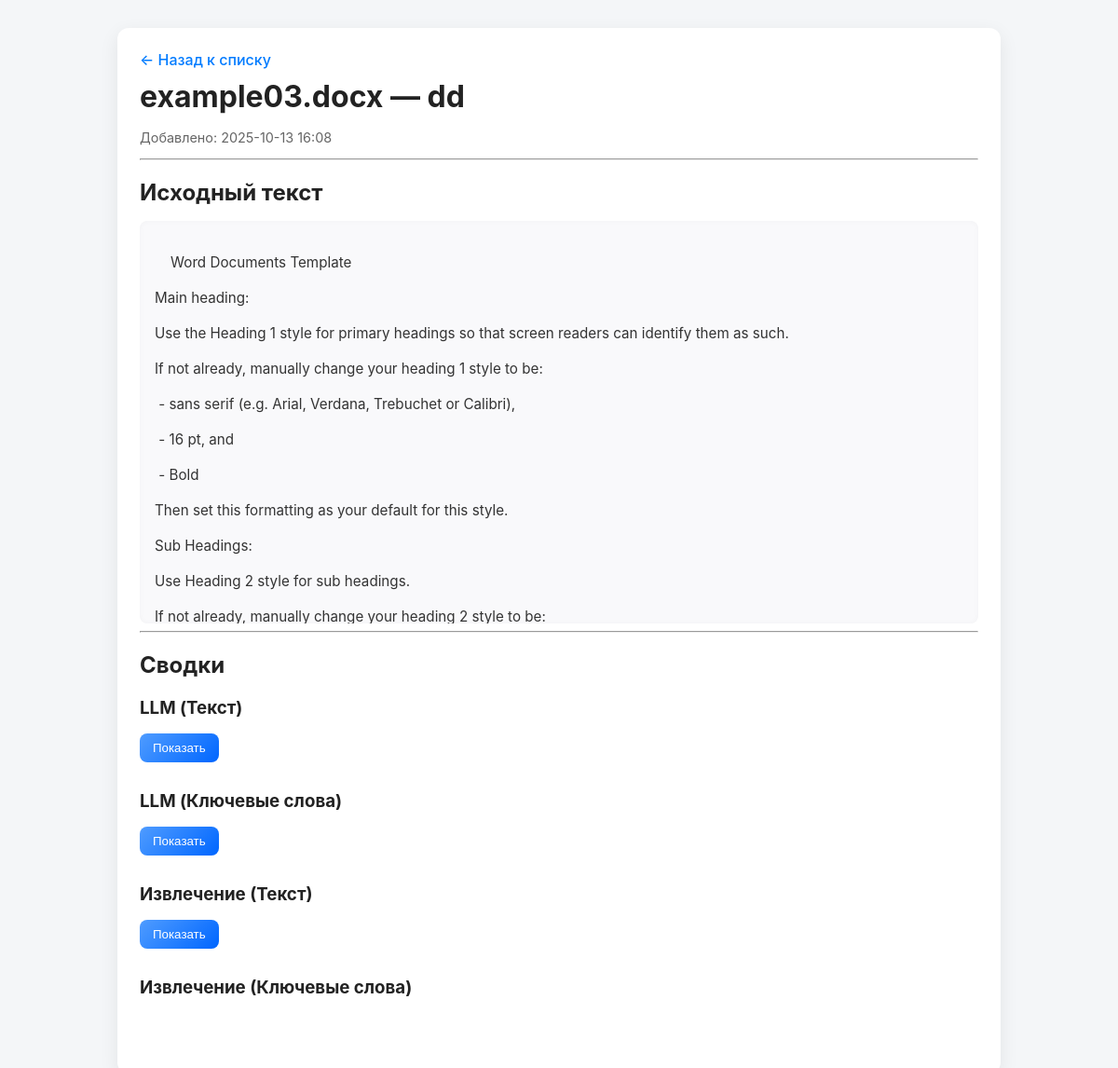
The app's page /documents/2, older data.
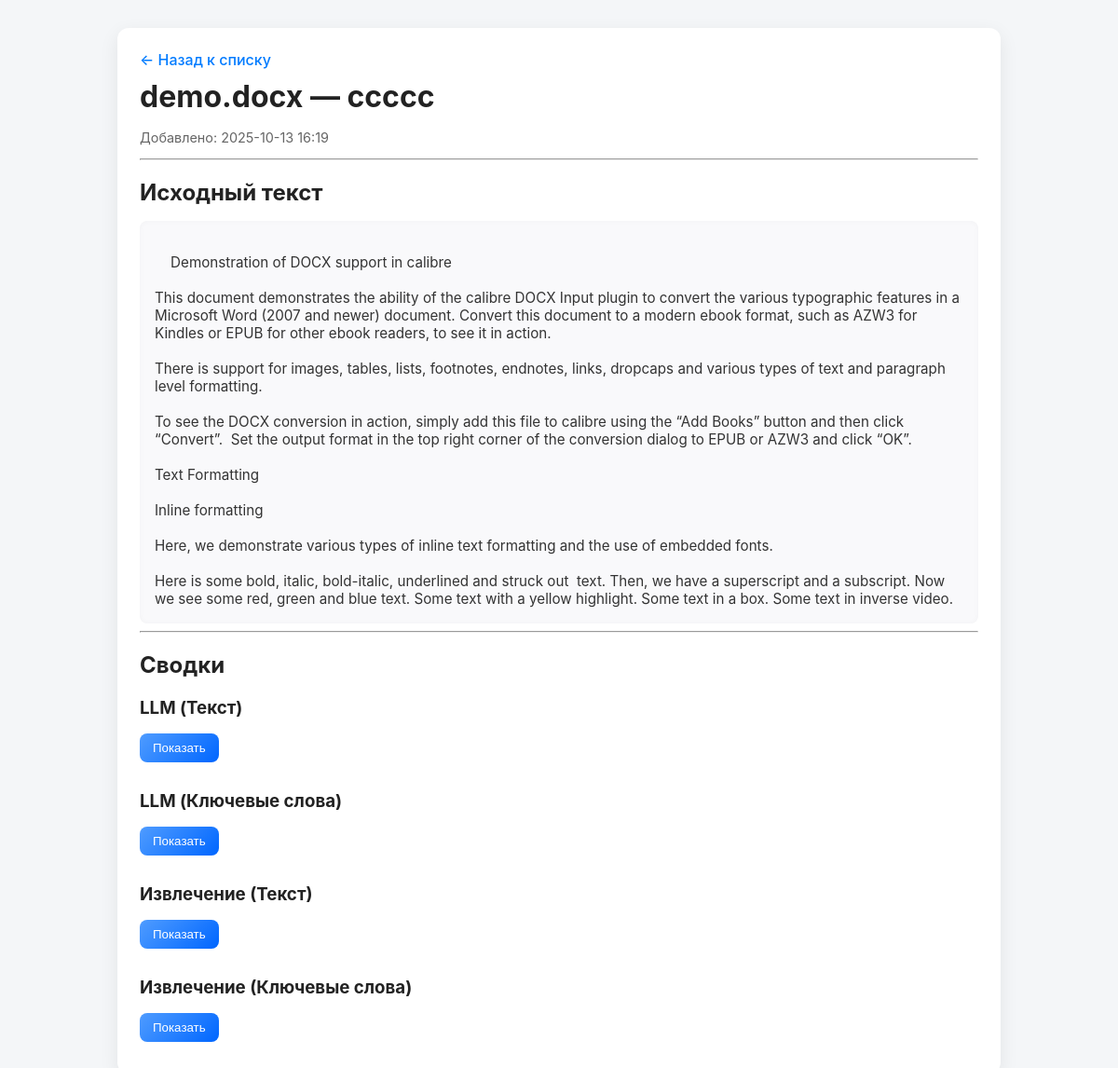
The same page, newer data.
### models.py (models this page shows)
class TextDocument(Base):
    __tablename__ = "text_documents"
    id = Column(Integer, primary_key=True, autoincrement=True)
    file_name = Column(String, nullable=False)
    name = Column(String, nullable=False, unique=True)
    original_text = Column(String, nullable=False)
    summary_json = Column(JSON, nullable=False)
    created_at = Column(DateTime(timezone=True), server_default=func.now())

### web_routes.py (the view)
@router.get("/documents/{doc_id}", response_class=HTMLResponse)
async def view_document(doc_id: int, request: Request, service: DocumentService = Depends(get_document_service)):
    try:
        doc = await service.get_document(doc_id)
        return request.app.templates.TemplateResponse(
            "document.html",
            {"request": request, "doc": doc}
        )
    except ValueError as e:
        return request.app.templates.TemplateResponse(
            "error.html",
            {"request": request, "message": str(e)},
            status_code=404
        )

### templates/document.html (shortened to what this page needs)
{% extends "base.html" %}
{% block content %}
  <a href="/" class="back-link">← Назад к списку</a>
  <h1 class="doc-title">{{ doc.file_name }} {% if doc.name %} — {{ doc.name }}{% endif %}</h1>
  <p class="doc-meta">Добавлено: {{ doc.created_at.strftime('%Y-%m-%d %H:%M') }}</p>
  <hr>
  <h2>Исходный текст</h2>
  <div class="original">
    {{ doc.original_text }}
  </div>
  <hr>
  <h2>Сводки</h2>
  {% set summaries = [
    ('llm_text', 'LLM (Текст)', doc.summary.llm_text_summary.ru, 'text'),
    ('llm_keyword', 'LLM (Ключевые слова)', doc.summary.llm_keyword_summary.ru, 'keyword'),
    ('extraction_text', 'Извлечение (Текст)', doc.summary.extraction_text_summary.ru, 'text'),
    ('extraction_keyword', 'Извлечение (Ключевые слова)', doc.summary.extraction_keyword_summary.ru, 'keyword'),
  ] %}
  {% for id, name, summary_data, type in summaries %}
  <div class="summary-block">
    <h3>{{ name }}</h3>
    <button type="button" class="toggle-btn" onclick="toggle('{{ id }}-content', this)">Показать</button>
  </div>
  {% endfor %}
{% endblock %}

Row changes from the older to the newer data that the page shows:
changed TextDocument: file_name "example03.docx" → "demo.docx"; name "dd" → "ccccc"; created_at "2025-10-13 16:08" → "2025-10-13 16:19"; original_text "Word Documents Template Main heading: Use the Heading 1 style for primary headings so that screen readers can identify them as such. If not already, manually change your heading 1 style to be: - sans serif (e.g. Arial, Verdana, Trebuchet or Calibri), - 16 pt, and - Bold Then set this formatting as your default for this style. Sub Headings: Use Heading 2 style for sub headings. If not already, manually change your heading 2 style to be:…" → "Demonstration of DOCX support in calibre This document demonstrates the ability of the calibre DOCX Input plugin to convert the various typographic features in a Microsoft Word (2007 and newer) document. Convert this document to a modern ebook format, such as AZW3 for Kindles or EPUB for other ebook readers, to see it in action. There is support for images, tables, lists, footnotes, endnotes, links, dropcaps and various types of text and paragraph level formatting. To see the DOCX conversion in action, simply add this file to calibre using the “Add Books” button and then click “Convert”. Set the output format in the top right corner of the conversion dialog to EPUB or AZW3 and click “OK”.…"
Text that changed along with them:
new list line: "Показать"
